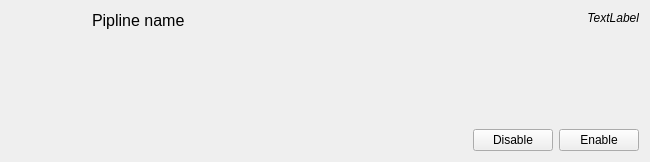
<?xml version="1.0" encoding="UTF-8"?>
<ui version="4.0">
 <class>ModManagerWidgetPipelineItem</class>
 <widget class="QWidget" name="ModManagerWidgetPipelineItem">
  <property name="geometry">
   <rect>
    <x>0</x>
    <y>0</y>
    <width>650</width>
    <height>162</height>
   </rect>
  </property>
  <property name="windowTitle">
   <string>Form</string>
  </property>
  <layout class="QHBoxLayout" name="horizontalLayout_2">
   <item>
    <layout class="QVBoxLayout" name="verticalLayout_3">
     <item>
      <widget class="QLabel" name="lblIcon">
       <property name="minimumSize">
        <size>
         <width>75</width>
         <height>75</height>
        </size>
       </property>
       <property name="maximumSize">
        <size>
         <width>75</width>
         <height>75</height>
        </size>
       </property>
       <property name="text">
        <string/>
       </property>
       <property name="pixmap">
        <pixmap resource="resources.qrc">:/resources/icons/module-100.png</pixmap>
       </property>
       <property name="scaledContents">
        <bool>true</bool>
       </property>
       <property name="alignment">
        <set>Qt::AlignLeading|Qt::AlignLeft|Qt::AlignTop</set>
       </property>
      </widget>
     </item>
     <item>
      <spacer name="verticalSpacer_2">
       <property name="orientation">
        <enum>Qt::Vertical</enum>
       </property>
       <property name="sizeHint" stdset="0">
        <size>
         <width>20</width>
         <height>40</height>
        </size>
       </property>
      </spacer>
     </item>
    </layout>
   </item>
   <item>
    <layout class="QVBoxLayout" name="verticalLayout">
     <item>
      <widget class="QLabel" name="lblName">
       <property name="font">
        <font>
         <pointsize>12</pointsize>
        </font>
       </property>
       <property name="text">
        <string>Pipline name</string>
       </property>
      </widget>
     </item>
     <item>
      <widget class="QTextEdit" name="lblDescription">
       <property name="styleSheet">
        <string notr="true">background-color: transparent;</string>
       </property>
       <property name="frameShape">
        <enum>QFrame::NoFrame</enum>
       </property>
       <property name="readOnly">
        <bool>true</bool>
       </property>
      </widget>
     </item>
    </layout>
   </item>
   <item>
    <layout class="QVBoxLayout" name="verticalLayout_2">
     <item>
      <widget class="QLabel" name="lblIdentifier">
       <property name="font">
        <font>
         <italic>true</italic>
        </font>
       </property>
       <property name="text">
        <string>TextLabel</string>
       </property>
       <property name="alignment">
        <set>Qt::AlignRight|Qt::AlignTrailing|Qt::AlignVCenter</set>
       </property>
      </widget>
     </item>
     <item>
      <spacer name="verticalSpacer">
       <property name="orientation">
        <enum>Qt::Vertical</enum>
       </property>
       <property name="sizeHint" stdset="0">
        <size>
         <width>20</width>
         <height>40</height>
        </size>
       </property>
      </spacer>
     </item>
     <item>
      <layout class="QHBoxLayout" name="horizontalLayout">
       <item>
        <spacer name="horizontalSpacer">
         <property name="orientation">
          <enum>Qt::Horizontal</enum>
         </property>
         <property name="sizeHint" stdset="0">
          <size>
           <width>40</width>
           <height>20</height>
          </size>
         </property>
        </spacer>
       </item>
       <item>
        <widget class="QPushButton" name="btnDisable">
         <property name="text">
          <string>Disable</string>
         </property>
        </widget>
       </item>
       <item>
        <widget class="QPushButton" name="btnEnable">
         <property name="text">
          <string>Enable</string>
         </property>
        </widget>
       </item>
      </layout>
     </item>
    </layout>
   </item>
  </layout>
 </widget>
 <resources>
  <include location="resources.qrc"/>
 </resources>
 <connections/>
</ui>
